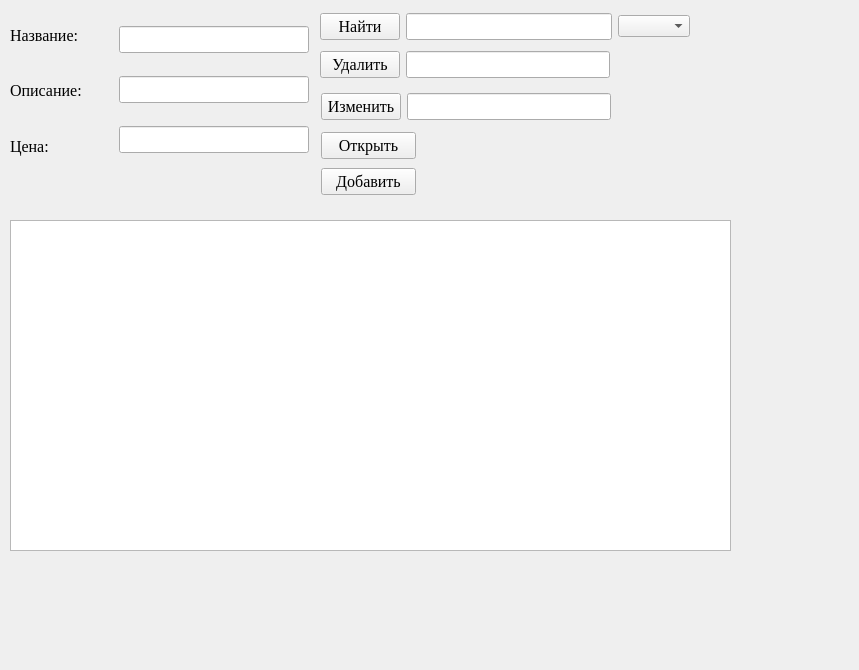
<?xml version="1.0" encoding="UTF-8"?>
<ui version="4.0">
 <class>Form</class>
 <widget class="QWidget" name="Form">
  <property name="geometry">
   <rect>
    <x>0</x>
    <y>0</y>
    <width>859</width>
    <height>670</height>
   </rect>
  </property>
  <property name="windowTitle">
   <string>Producti</string>
  </property>
  <widget class="QTableWidget" name="twproducti">
   <property name="geometry">
    <rect>
     <x>10</x>
     <y>220</y>
     <width>721</width>
     <height>331</height>
    </rect>
   </property>
  </widget>
  <widget class="QWidget" name="layoutWidget">
   <property name="geometry">
    <rect>
     <x>119</x>
     <y>9</y>
     <width>190</width>
     <height>164</height>
    </rect>
   </property>
   <layout class="QVBoxLayout" name="verticalLayout_4">
    <item>
     <widget class="QLineEdit" name="lenazvanie">
      <property name="font">
       <font>
        <family>Times New Roman</family>
        <pointsize>12</pointsize>
       </font>
      </property>
     </widget>
    </item>
    <item>
     <widget class="QLineEdit" name="leopisanie">
      <property name="font">
       <font>
        <family>Times New Roman</family>
        <pointsize>12</pointsize>
       </font>
      </property>
     </widget>
    </item>
    <item>
     <widget class="QLineEdit" name="lecena">
      <property name="font">
       <font>
        <family>Times New Roman</family>
        <pointsize>12</pointsize>
       </font>
      </property>
     </widget>
    </item>
   </layout>
  </widget>
  <widget class="QWidget" name="layoutWidget_2">
   <property name="geometry">
    <rect>
     <x>10</x>
     <y>10</y>
     <width>105</width>
     <height>161</height>
    </rect>
   </property>
   <layout class="QVBoxLayout" name="verticalLayout_5">
    <item>
     <widget class="QLabel" name="label_6">
      <property name="font">
       <font>
        <family>Times New Roman</family>
        <pointsize>12</pointsize>
       </font>
      </property>
      <property name="text">
       <string>Название:</string>
      </property>
     </widget>
    </item>
    <item>
     <widget class="QLabel" name="label_7">
      <property name="font">
       <font>
        <family>Times New Roman</family>
        <pointsize>12</pointsize>
       </font>
      </property>
      <property name="text">
       <string>Описание:</string>
      </property>
     </widget>
    </item>
    <item>
     <widget class="QLabel" name="label_8">
      <property name="font">
       <font>
        <family>Times New Roman</family>
        <pointsize>12</pointsize>
       </font>
      </property>
      <property name="text">
       <string>Цена:</string>
      </property>
     </widget>
    </item>
   </layout>
  </widget>
  <widget class="QWidget" name="layoutWidget_3">
   <property name="geometry">
    <rect>
     <x>321</x>
     <y>90</y>
     <width>290</width>
     <height>33</height>
    </rect>
   </property>
   <layout class="QHBoxLayout" name="horizontalLayout_5">
    <item>
     <widget class="QPushButton" name="pbchange">
      <property name="font">
       <font>
        <family>Times New Roman</family>
        <pointsize>12</pointsize>
       </font>
      </property>
      <property name="text">
       <string>Изменить</string>
      </property>
     </widget>
    </item>
    <item>
     <widget class="QLineEdit" name="lechange">
      <property name="font">
       <font>
        <family>Times New Roman</family>
        <pointsize>12</pointsize>
       </font>
      </property>
     </widget>
    </item>
   </layout>
  </widget>
  <widget class="QWidget" name="layoutWidget_4">
   <property name="geometry">
    <rect>
     <x>320</x>
     <y>48</y>
     <width>290</width>
     <height>33</height>
    </rect>
   </property>
   <layout class="QHBoxLayout" name="horizontalLayout_6">
    <item>
     <widget class="QPushButton" name="pbdelete">
      <property name="font">
       <font>
        <family>Times New Roman</family>
        <pointsize>12</pointsize>
       </font>
      </property>
      <property name="text">
       <string>Удалить</string>
      </property>
     </widget>
    </item>
    <item>
     <widget class="QLineEdit" name="ledelete">
      <property name="font">
       <font>
        <family>Times New Roman</family>
        <pointsize>12</pointsize>
       </font>
      </property>
     </widget>
    </item>
   </layout>
  </widget>
  <widget class="QWidget" name="layoutWidget_5">
   <property name="geometry">
    <rect>
     <x>321</x>
     <y>129</y>
     <width>95</width>
     <height>71</height>
    </rect>
   </property>
   <layout class="QVBoxLayout" name="verticalLayout_6">
    <item>
     <widget class="QPushButton" name="pbopen">
      <property name="font">
       <font>
        <family>Times New Roman</family>
        <pointsize>12</pointsize>
       </font>
      </property>
      <property name="text">
       <string>Открыть</string>
      </property>
     </widget>
    </item>
    <item>
     <widget class="QPushButton" name="pbinsert">
      <property name="font">
       <font>
        <family>Times New Roman</family>
        <pointsize>12</pointsize>
       </font>
      </property>
      <property name="text">
       <string>Добавить</string>
      </property>
     </widget>
    </item>
   </layout>
  </widget>
  <widget class="QWidget" name="layoutWidget_6">
   <property name="geometry">
    <rect>
     <x>320</x>
     <y>10</y>
     <width>370</width>
     <height>33</height>
    </rect>
   </property>
   <layout class="QHBoxLayout" name="horizontalLayout_7">
    <item>
     <widget class="QPushButton" name="pbfind">
      <property name="font">
       <font>
        <family>Times New Roman</family>
        <pointsize>12</pointsize>
       </font>
      </property>
      <property name="text">
       <string>Найти</string>
      </property>
     </widget>
    </item>
    <item>
     <widget class="QLineEdit" name="lefind">
      <property name="font">
       <font>
        <family>Times New Roman</family>
        <pointsize>12</pointsize>
       </font>
      </property>
     </widget>
    </item>
    <item>
     <widget class="QComboBox" name="cbfind"/>
    </item>
   </layout>
  </widget>
 </widget>
 <resources/>
 <connections/>
</ui>
